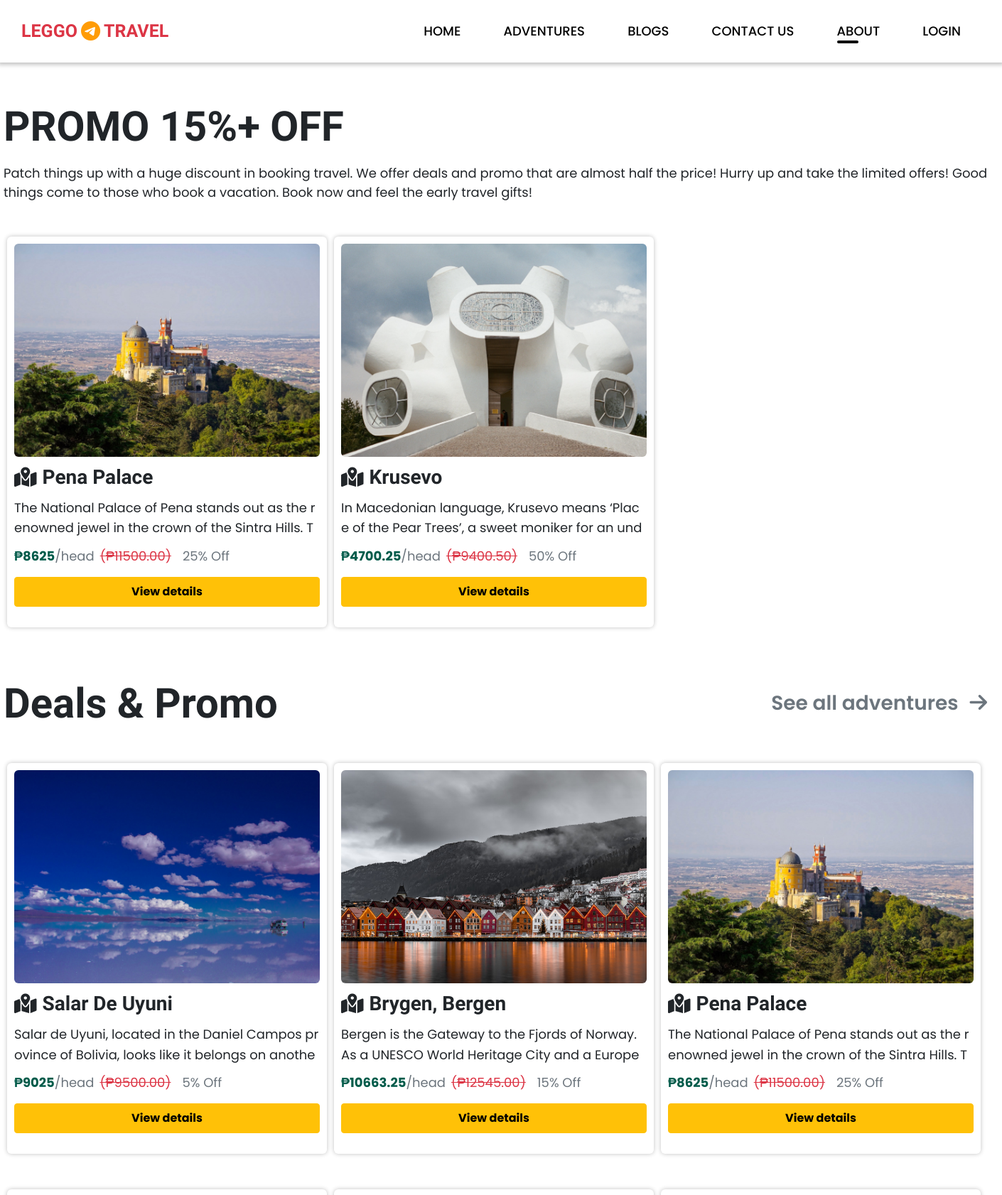
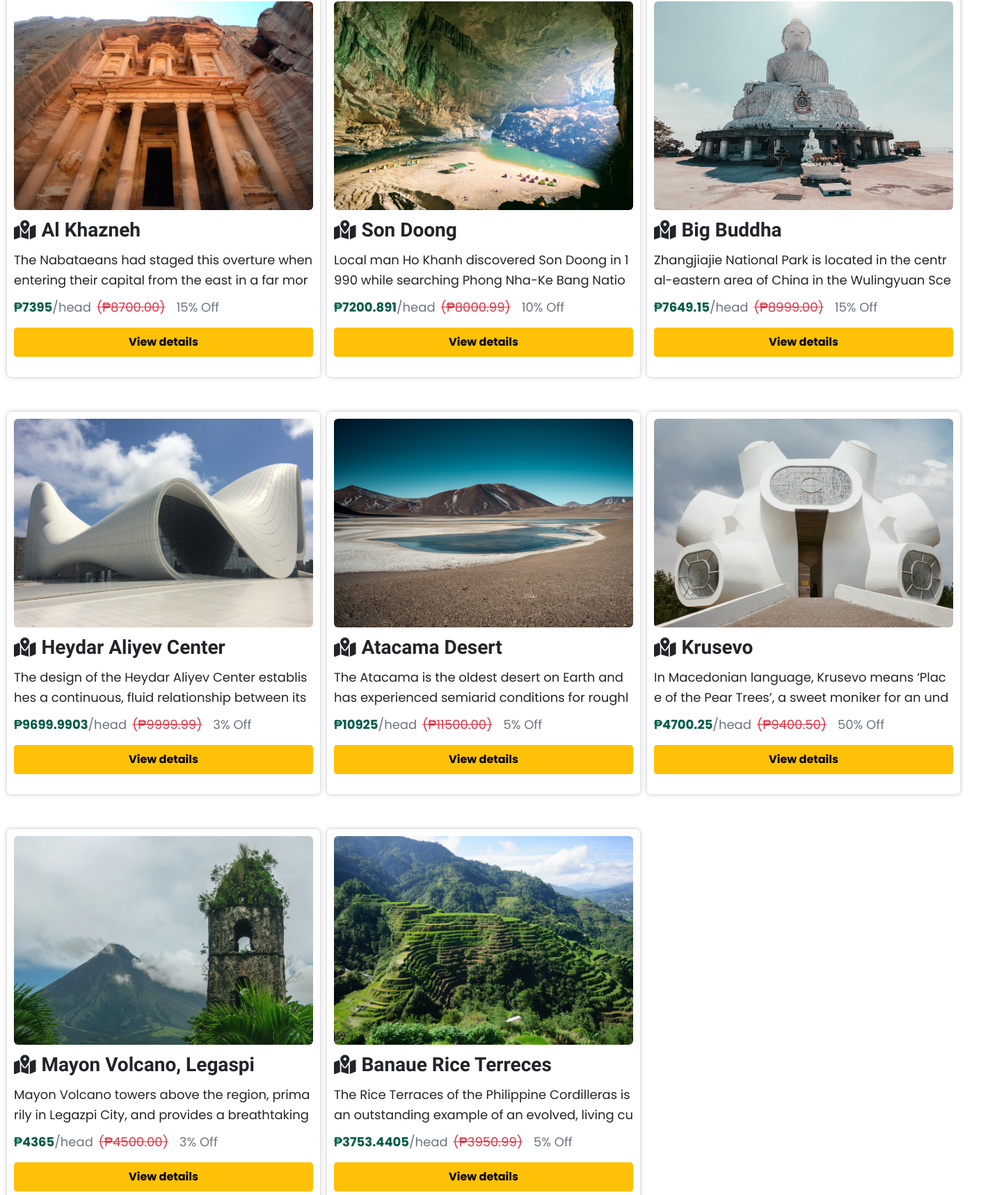
/promo.php (upper part), run on the app's committed database (2 pictures, top to bottom).
### tables this page shows
CREATE TABLE `tbl_adventures` (
  `adventure_id` int(11) NOT NULL,
  `adventure_img` varchar(255) NOT NULL,
  `location_name` varchar(100) NOT NULL,
  `country` varchar(100) NOT NULL,
  `travel_option` varchar(100) NOT NULL,
  `accomodation` varchar(4) NOT NULL,
  `food_drinks` varchar(4) NOT NULL,
  `tour_guide` varchar(4) NOT NULL,
  `description` text NOT NULL,
  `price` float(11,2) NOT NULL,
  `promo` int(11) DEFAULT NULL
);

### promo.php (the view, shortened to what this page needs)
<!DOCTYPE html>
<html lang="en">
<head>
    <link rel="stylesheet" href="style/bootstrap-5.0.2-dist/css/bootstrap.min.css">
    <link rel="stylesheet" href="style/index.css">
</head>
<body>
    <nav class="navagation-other">
        <a href="index.php" class="banner-wrapper">
            <div class="banner-flex-logo">
                <p class="text-danger">Leggo</p><i class="fab fa-telegram orange"></i><p class="text-danger">travel</p>
            </div>
        </a>
        <ul class="">
            <li>
                <a href="index.php">home</a>
            </li>
            <li>
                <a href="adventures.php">adventures</a>
            </li>
            <li>
                <a href="blogs.php">blogs</a>
            </li>
            <li>
                <a href="contact.php">contact us</a>
            </li>
            <li>
                <a class="active" href="about.php">about</a>
            </li>
            <?php
                if(!isset($_SESSION["id"])) {
                    echo "<li>".
                            "<a href='login.php'>Login</a>".
                        "</li>";
                } else {
                    echo "<li>".
                            "<a href='db/db_logout_user.php'>Logout</a>".
                        "</li>";
                }
            ?>
        </ul>
    </nav>
    <br><br><br><br>
    <div class="custom-container mt-5">
        <div class="title-packages-promo d-flex justify-content-between align-items-center">
            <h1>PROMO 15%+ OFF</h1>
        </div>
        <p class="poppins fs-m mt-3">Patch things up with a huge discount in booking travel. We offer deals and promo that are almost half the price! Hurry up and take the limited offers! Good things come to those who book a vacation. Book now and feel the early travel gifts!</p>
        <div class="packages-promo-list mt-4">
            <?php
                include_once 'db/db_connect.php';
                $sql = "SELECT * FROM tbl_adventures";
                $result = mysqli_query($connect, $sql);
                if(mysqli_num_rows($result) > 0) {
                    while($row = mysqli_fetch_assoc($result)) {
                        if($row["promo"] > 15) {
                            echo "<div class='card-package-promo'>".
                                    "<img src='db/uploads/".$row["adventure_img"]."' alt='".$row["adventure_img"]."'>".
                                    "<div class='card-title-location d-flex align-items-center my-2'>".
                                        "<i class='fas fa-map-marked-alt fs-xl'></i>".
                                        "<p class='fs-xl mx-2 scheherazade fw-bold text-capitalize'>".$row["location_name"]."</p>".
                                    "</div>".
                                    "<div class='card-description-place my-2'>".
                                        "<p class='fs-m poppins'>".$row["description"]."</p>".
                                    "</div>".
                                    "<div class='card-promo-holder-price my-2'>".
                                        "<div class='d-flex'>".
                                            "<p class='dark-blue poppins fs-m fw-bold'>₱".$row["price"] - ($row["price"] * ($row["promo"]/100))."</p><p class='fs-m poppins text-muted'>/head</p>".
                                            "<p class='mx-2 poppins fs-m text-danger old-price'>(₱".$row["price"].")</p>".
                                            "<p class='mx-2 poppins fs-m text-muted'>".$row["promo"]."% Off</p>".
                                        "</div>".
                                    "</div>".
                                    "<div class='card-promo-button my-3'>".
                                        "<a href='booking.php?id=".$row["adventure_id"]."' class='btn btn-warning fw-bold w-100 p-2'>View details</a>".
                                    "</div>".
                                "</div>";
                        }
                    }
                }
            ?>
        </div>
    </div>
    <div class="custom-container mt-5">
        <div class="title-packages-promo d-flex justify-content-between align-items-center">
            <h1>Deals & Promo</h1>
            <a href="adventures.php" class="text-muted">See all adventures<i class="fas fa-arrow-right mx-3"></i></a>
        </div>
        <div class="packages-promo-list mt-4">
            <?php
                include_once 'db/db_connect.php';
                $sql = "SELECT * FROM tbl_adventures";
                $result = mysqli_query($connect, $sql);
                if(mysqli_num_rows($result) > 0) {
                    while($row = mysqli_fetch_assoc($result)) {
                        if($row["promo"] > 0) {
                            echo "<div class='card-package-promo'>".
                                    "<img src='db/uploads/".$row["adventure_img"]."' alt='".$row["adventure_img"]."'>".
                                    "<div class='card-title-location d-flex align-items-center my-2'>".
                                        "<i class='fas fa-map-marked-alt fs-xl'></i>".
                                        "<p class='fs-xl mx-2 scheherazade fw-bold text-capitalize'>".$row["location_name"]."</p>".
                                    "</div>".
                                    "<div class='card-description-place my-2'>".
                                        "<p class='fs-m poppins'>".$row["description"]."</p>".
                                    "</div>".
                                    "<div class='card-promo-holder-price my-2'>".
                                        "<div class='d-flex'>".
                                            "<p class='dark-blue poppins fs-m fw-bold'>₱".$row["price"] - ($row["price"] * ($row["promo"]/100))."</p><p class='fs-m poppins text-muted'>/head</p>".
                                            "<p class='mx-2 poppins fs-m text-danger old-price'>(₱".$row["price"].")</p>".
                                            "<p class='mx-2 poppins fs-m text-muted'>".$row["promo"]."% Off</p>".
                                        "</div>".
                                    "</div>".
                                    "<div class='card-promo-button my-3'>".
                                    "<a href='booking.php?id=".$row["adventure_id"]."' class='btn btn-warning fw-bold w-100 p-2'>View details</a>".
                                    "</div>".
                                "</div>";
                        }
                    }
                }
            ?>
        </div>
    </div>
</body>
</html>

### style/index.css (style rules this page uses)
.navagation ul li:hover::after, .active::after { display: block; position: absolute; content: ''; width: 30px; height: 4px; border-radius: 50px; margin: auto; background-color: #fff; animation-name: navigationHover; animation-duration: .5s; }
.navagation-scrolled ul li:hover::after, .active::after { display: block; position: absolute; content: ''; width: 30px; height: 4px; border-radius: 50px; margin: auto; background-color: #000; animation-name: navigationHover; animation-duration: .5s; }
.navagation-other { display: flex; position: fixed; width: 100%; flex-direction: row; align-items: center; justify-content: space-between; padding: 25px 30px; background-color: #fff; box-shadow: 0 0 6px 3px rgba(0, 0, 0, 0.246); top: 0; animation-name: animateNavigationTopToBottom; animation-duration: 1s; z-index: 99; }
.navagation-other .banner-wrapper { display: block; position: relative; }
.navagation-other .banner-wrapper .banner-flex-logo { display: flex; flex-direction: row; align-items: center; text-transform: uppercase; font-family: var(--scheherazade); font-weight: 600; }
.navagation-other .banner-wrapper .banner-flex-logo p { font-size: 25px; font-weight: 600; }
.navagation-other .banner-wrapper .banner-flex-logo i { font-size: 28px; margin: 0 5px; }
.navagation-other ul li { display: inline-block; margin: 0 28px; font-size: 18px; text-transform: uppercase; width: fit-content; font-family: var(--poppins); font-weight: 500; }
.navagation-other ul li:hover::after, .active::after { display: block; position: absolute; content: ''; width: 30px; height: 4px; border-radius: 50px; margin: auto; background-color: #000; animation-name: navigationHover; animation-duration: .5s; }
.navagation-other ul li a { color: #000; }
.custom-container { display: block; position: relative; width: 1400px; margin: auto; }
.title-packages-promo h1 { font-family: var(--scheherazade); font-size: 58px; font-weight: 600; }
.title-packages-promo a { font-family: var(--poppins); font-size: 28px; font-weight: 600; }
.packages-promo-list { display: flex; flex-direction: row; flex-wrap: wrap; justify-content: flex-start; }
.card-package-promo { display: block; position: relative; padding: 10px; border-radius: 6px; box-shadow: 0 0 6px rgba(0, 0, 0, 0.246); overflow: hidden; margin: 25px 5px; width: 450px; height: 550px; }
.card-package-promo img { width: 100%; height: 300px; object-fit: cover; border-radius: 6px; }
.card-description-place { width: 100%; height: 100%; max-height: 60px; line-height: 1.6; word-break: break-all; display: -webkit-box; -webkit-box-orient: vertical; -moz-box-orient: vertical; -ms-box-orient: vertical; box-orient: vertical; -webkit-line-clamp: 5; -moz-line-clamp: 5; -ms-line-clamp: 5; line-clamp: 5; overflow: hidden; font-family: var(--poppins); }
.old-price { text-decoration: line-through; }

### style/global.css (style rules this page uses)
body { margin: 0; padding: 0; top: 0; bottom: 0; left: 0; right: 0; }
*, *::after, *::before { box-sizing: border-box; }
:root { --poppins: 'Poppins', sans-serif; --raleway: 'Raleway', sans-serif; --scheherazade: 'Scheherazade New', serif; --orange: #ff9c07; --dark-orange: #c38220; --brown: #7F5F35; --semi-white: #FFECCC; --dark-blue: #005B4A; --dark-blue2: #0b4238; }
a { text-decoration: none; cursor: pointer; color: #000; }
ul { margin: 0; padding: 0; }
li { list-style: none; margin: 0; padding: 0; }
p, h1, h2, h3, h4, h5 { margin: 0; padding: 0; }
.fs-m { font-size: 18px !important; }
.fs-xl { font-size: 28px !important; }
.orange { color: var(--orange) !important; }
.dark-blue { color: var(--dark-blue) !important; }
.poppins { font-family: 'Poppins', sans-serif !important; }
.scheherazade { font-family: 'Scheherazade New', serif !important; }
.btn { font-family: var(--poppins); }

### data on the page
tbl_adventures: adventure_img (picture), location_name "Pena Palace", description "The National Palace of Pena stands out as the renowned jewel in the crown of the Sintra…", $row["price"] - ($row["price"] * ($row["promo"]/100)) "8625", price "11500.00", promo "25"
tbl_adventures: adventure_img (picture), location_name "Krusevo", description "In Macedonian language, Krusevo means ‘Place of the Pear Trees’, a sweet moniker for…", $row["price"] - ($row["price"] * ($row["promo"]/100)) "4700.25", price "9400.50", promo "50"
tbl_adventures: adventure_img (picture), location_name "Salar De Uyuni", description "Salar de Uyuni, located in the Daniel Campos province of Bolivia, looks like it belongs…", $row["price"] - ($row["price"] * ($row["promo"]/100)) "9025", price "9500.00", promo "5"
tbl_adventures: adventure_img (picture), location_name "Brygen, Bergen", description "Bergen is the Gateway to the Fjords of Norway. As a UNESCO World Heritage City and…", $row["price"] - ($row["price"] * ($row["promo"]/100)) "10663.25", price "12545.00", promo "15"
tbl_adventures: adventure_img (picture), location_name "Al Khazneh", description "The Nabataeans had staged this overture when entering their capital from the east in a…", $row["price"] - ($row["price"] * ($row["promo"]/100)) "7395", price "8700.00", promo "15"
tbl_adventures: adventure_img (picture), location_name "Son Doong", description "Local man Ho Khanh discovered Son Doong in 1990 while searching Phong Nha-Ke…", $row["price"] - ($row["price"] * ($row["promo"]/100)) "7200.891", price "8000.99", promo "10"
tbl_adventures: adventure_img (picture), location_name "Big Buddha", description "Zhangjiajie National Park is located in the central-eastern area of China in the…", $row["price"] - ($row["price"] * ($row["promo"]/100)) "7649.15", price "8999.00", promo "15"
tbl_adventures: adventure_img (picture), location_name "Heydar Aliyev Center", description "The design of the Heydar Aliyev Center establishes a continuous, fluid relationship between…", $row["price"] - ($row["price"] * ($row["promo"]/100)) "9699.9903", price "9999.99", promo "3"
tbl_adventures: adventure_img (picture), location_name "Atacama Desert", description "The Atacama is the oldest desert on Earth and has experienced semiarid conditions…", $row["price"] - ($row["price"] * ($row["promo"]/100)) "10925", price "11500.00", promo "5"
tbl_adventures: adventure_img (picture), location_name "Mayon Volcano, Legaspi", description "Mayon Volcano towers above the region, primarily in Legazpi City, and provides a…", $row["price"] - ($row["price"] * ($row["promo"]/100)) "4365", price "4500.00", promo "3"
tbl_adventures: adventure_img (picture), location_name "Banaue Rice Terreces", description "The Rice Terraces of the Philippine Cordilleras is an outstanding example of an evolved,…", $row["price"] - ($row["price"] * ($row["promo"]/100)) "3753.4405", price "3950.99", promo "5"
